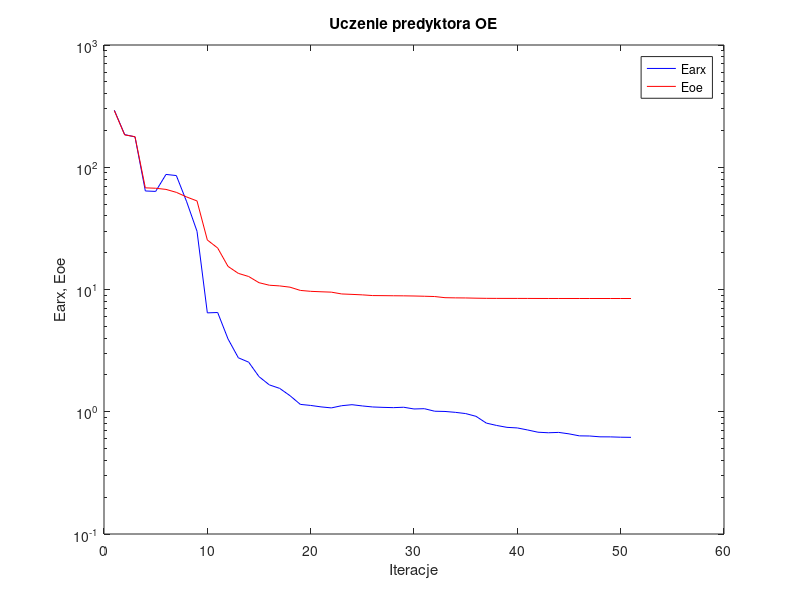
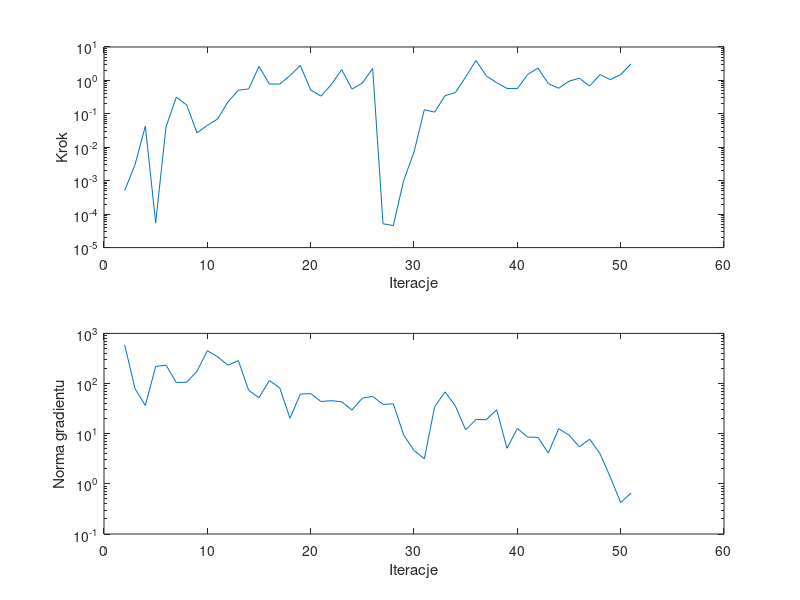

MATLAB code for these plots, in order:
%uczenie predyktora oe
clear all;
n=0; farx(n+1)=2.925282e+002; foe(n+1)=2.905618e+002; wspucz(n+1)=0.000000e+000; ng(n+1)=0.000000e+000;
%odnowa zmiennej metryki
n=1; farx(n+1)=1.849675e+002; foe(n+1)=1.838871e+002; krok(n+1)=5.080539e-004; ng(n+1)=5.920191e+002;
n=2; farx(n+1)=1.772209e+002; foe(n+1)=1.778373e+002; krok(n+1)=2.998733e-003; ng(n+1)=7.914814e+001;
n=3; farx(n+1)=6.398189e+001; foe(n+1)=6.785397e+001; krok(n+1)=4.294671e-002; ng(n+1)=3.653546e+001;
n=4; farx(n+1)=6.345188e+001; foe(n+1)=6.734511e+001; krok(n+1)=5.538211e-005; ng(n+1)=2.191757e+002;
n=5; farx(n+1)=8.735462e+001; foe(n+1)=6.589260e+001; krok(n+1)=4.048730e-002; ng(n+1)=2.328727e+002;
n=6; farx(n+1)=8.552465e+001; foe(n+1)=6.233046e+001; krok(n+1)=3.164556e-001; ng(n+1)=1.050397e+002;
n=7; farx(n+1)=5.219761e+001; foe(n+1)=5.712662e+001; krok(n+1)=1.845727e-001; ng(n+1)=1.061842e+002;
n=8; farx(n+1)=2.995864e+001; foe(n+1)=5.302111e+001; krok(n+1)=2.699949e-002; ng(n+1)=1.758679e+002;
n=9; farx(n+1)=6.439519e+000; foe(n+1)=2.541066e+001; krok(n+1)=4.524124e-002; ng(n+1)=4.518772e+002;
n=10; farx(n+1)=6.483907e+000; foe(n+1)=2.184798e+001; krok(n+1)=7.045190e-002; ng(n+1)=3.410514e+002;
n=11; farx(n+1)=3.944242e+000; foe(n+1)=1.545651e+001; krok(n+1)=2.292378e-001; ng(n+1)=2.318623e+002;
n=12; farx(n+1)=2.763791e+000; foe(n+1)=1.354996e+001; krok(n+1)=5.086203e-001; ng(n+1)=2.870092e+002;
n=13; farx(n+1)=2.544547e+000; foe(n+1)=1.277405e+001; krok(n+1)=5.570755e-001; ng(n+1)=7.314158e+001;
n=14; farx(n+1)=1.937669e+000; foe(n+1)=1.136821e+001; krok(n+1)=2.621320e+000; ng(n+1)=5.228117e+001;
n=15; farx(n+1)=1.658907e+000; foe(n+1)=1.083901e+001; krok(n+1)=7.807902e-001; ng(n+1)=1.148199e+002;
n=16; farx(n+1)=1.553232e+000; foe(n+1)=1.070070e+001; krok(n+1)=7.748658e-001; ng(n+1)=8.248405e+001;
n=17; farx(n+1)=1.353587e+000; foe(n+1)=1.044781e+001; krok(n+1)=1.390988e+000; ng(n+1)=2.033054e+001;
n=18; farx(n+1)=1.148858e+000; foe(n+1)=9.829877e+000; krok(n+1)=2.794466e+000; ng(n+1)=6.160508e+001;
n=19; farx(n+1)=1.126368e+000; foe(n+1)=9.662509e+000; krok(n+1)=5.189311e-001; ng(n+1)=6.297998e+001;
n=20; farx(n+1)=1.096110e+000; foe(n+1)=9.581930e+000; krok(n+1)=3.390079e-001; ng(n+1)=4.378083e+001;
n=21; farx(n+1)=1.075335e+000; foe(n+1)=9.514325e+000; krok(n+1)=7.498941e-001; ng(n+1)=4.557592e+001;
n=22; farx(n+1)=1.120555e+000; foe(n+1)=9.196780e+000; krok(n+1)=2.099830e+000; ng(n+1)=4.330299e+001;
n=23; farx(n+1)=1.142262e+000; foe(n+1)=9.122556e+000; krok(n+1)=5.491644e-001; ng(n+1)=2.966094e+001;
n=24; farx(n+1)=1.115755e+000; foe(n+1)=9.039853e+000; krok(n+1)=8.341234e-001; ng(n+1)=5.118317e+001;
n=25; farx(n+1)=1.094313e+000; foe(n+1)=8.921178e+000; krok(n+1)=2.278251e+000; ng(n+1)=5.552299e+001;
%odnowa zmiennej metryki
n=26; farx(n+1)=1.086147e+000; foe(n+1)=8.907386e+000; krok(n+1)=5.162212e-005; ng(n+1)=3.825884e+001;
n=27; farx(n+1)=1.080502e+000; foe(n+1)=8.888813e+000; krok(n+1)=4.554340e-005; ng(n+1)=3.941490e+001;
n=28; farx(n+1)=1.088619e+000; foe(n+1)=8.875761e+000; krok(n+1)=1.016331e-003; ng(n+1)=9.423042e+000;
n=29; farx(n+1)=1.053777e+000; foe(n+1)=8.848972e+000; krok(n+1)=7.191611e-003; ng(n+1)=4.622391e+000;
n=30; farx(n+1)=1.059538e+000; foe(n+1)=8.807877e+000; krok(n+1)=1.328156e-001; ng(n+1)=3.166117e+000;
n=31; farx(n+1)=1.010105e+000; foe(n+1)=8.759626e+000; krok(n+1)=1.125137e-001; ng(n+1)=3.448891e+001;
n=32; farx(n+1)=1.005547e+000; foe(n+1)=8.571536e+000; krok(n+1)=3.505976e-001; ng(n+1)=6.818584e+001;
n=33; farx(n+1)=9.890517e-001; foe(n+1)=8.542713e+000; krok(n+1)=4.317671e-001; ng(n+1)=3.591475e+001;
n=34; farx(n+1)=9.662772e-001; foe(n+1)=8.528776e+000; krok(n+1)=1.274317e+000; ng(n+1)=1.190984e+001;
n=35; farx(n+1)=9.176249e-001; foe(n+1)=8.492481e+000; krok(n+1)=3.944619e+000; ng(n+1)=1.917057e+001;
n=36; farx(n+1)=8.076167e-001; foe(n+1)=8.467611e+000; krok(n+1)=1.368663e+000; ng(n+1)=1.911071e+001;
n=37; farx(n+1)=7.723638e-001; foe(n+1)=8.459671e+000; krok(n+1)=8.536620e-001; ng(n+1)=3.010434e+001;
n=38; farx(n+1)=7.454164e-001; foe(n+1)=8.456280e+000; krok(n+1)=5.752763e-001; ng(n+1)=5.123109e+000;
n=39; farx(n+1)=7.372296e-001; foe(n+1)=8.454759e+000; krok(n+1)=5.657309e-001; ng(n+1)=1.268632e+001;
n=40; farx(n+1)=7.094461e-001; foe(n+1)=8.452307e+000; krok(n+1)=1.507294e+000; ng(n+1)=8.571697e+000;
n=41; farx(n+1)=6.801704e-001; foe(n+1)=8.446663e+000; krok(n+1)=2.324046e+000; ng(n+1)=8.446089e+000;
n=42; farx(n+1)=6.732317e-001; foe(n+1)=8.444565e+000; krok(n+1)=8.008859e-001; ng(n+1)=4.114663e+000;
n=43; farx(n+1)=6.778171e-001; foe(n+1)=8.443866e+000; krok(n+1)=5.819545e-001; ng(n+1)=1.252655e+001;
n=44; farx(n+1)=6.595091e-001; foe(n+1)=8.442994e+000; krok(n+1)=9.490531e-001; ng(n+1)=9.401464e+000;
n=45; farx(n+1)=6.351907e-001; foe(n+1)=8.441842e+000; krok(n+1)=1.164915e+000; ng(n+1)=5.468673e+000;
n=46; farx(n+1)=6.334313e-001; foe(n+1)=8.441386e+000; krok(n+1)=6.761661e-001; ng(n+1)=7.774538e+000;
n=47; farx(n+1)=6.236204e-001; foe(n+1)=8.441025e+000; krok(n+1)=1.492366e+000; ng(n+1)=3.995583e+000;
n=48; farx(n+1)=6.230029e-001; foe(n+1)=8.440990e+000; krok(n+1)=1.054352e+000; ng(n+1)=1.356135e+000;
n=49; farx(n+1)=6.190923e-001; foe(n+1)=8.440978e+000; krok(n+1)=1.497514e+000; ng(n+1)=4.238736e-001;
n=50; farx(n+1)=6.175106e-001; foe(n+1)=8.440968e+000; krok(n+1)=3.108763e+000; ng(n+1)=6.550058e-001;

figure; semilogy(farx,'b'); hold on; semilogy(foe,'r'); xlabel('Iteracje'); ylabel('Earx, Eoe'); legend('Earx','Eoe'); title('Uczenie predyktora OE');
figure; subplot(2,1,1); semilogy(krok); xlabel('Iteracje'); ylabel('Krok');
subplot(2,1,2); semilogy(ng); xlabel('Iteracje'); ylabel('Norma gradientu');
Earx=farx(n+1)
Eoe=foe(n+1)
